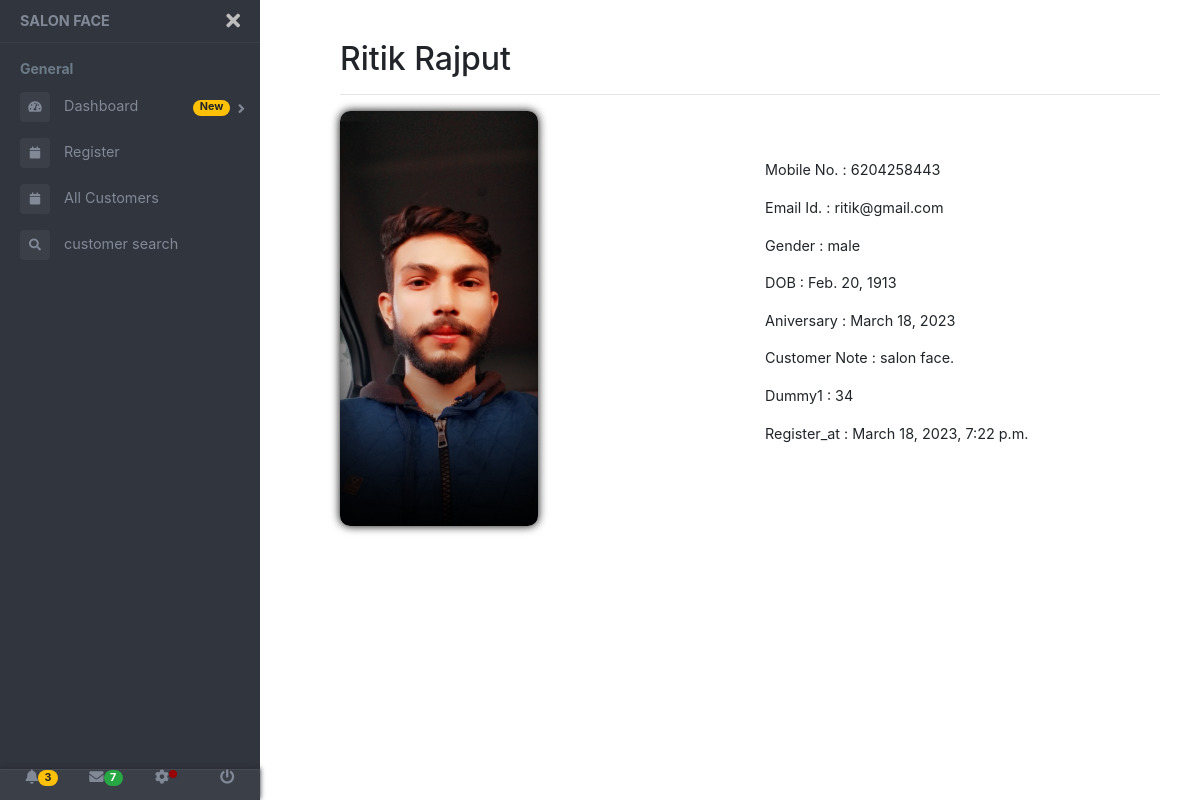
/register/single/2, run on the app's committed database.
### cregister/models.py (models this page shows)
class CustomerTable(models.Model):
    mobNum = models.IntegerField()
    fname = models.CharField(max_length=50)
    lname = models.CharField(max_length=50)
    emailId = models.EmailField(max_length=255,blank=True)
    gender = models.CharField(max_length=10,blank=True)
    dob = models.DateField(null=True)
    aniversary = models.DateField(null=True)
    customerNote = models.TextField(blank=True)
    dummy1 = models.IntegerField(blank=True)
    profilePic = models.FileField(upload_to='profilePic/',blank=True)
    registered_at = models.DateTimeField(auto_now_add=True)

### cregister/views.py (the view)
# urls.py: path('single/<int:idd>',views.singleCustomer,name="single"),
def singleCustomer(request,idd):
    singleObj = CustomerTable.objects.get(id=idd)
    return render(request,'single.html',{'single':singleObj})

### templates/single.html (shortened to what this page needs)
{% extends 'index.html' %}
{% block content %}
 <main class="page-content">
    <div class="container-fluid">
      <h2>{{single.fname}} {{single.lname}}</h2>
      <hr>
        <div class="row">
            <div class="col-6 col-sm-6 col-md-6 col-lg-6">
                <img src="{{single.profilePic.url}}" width = 50%; >
            </div>
            <div class="col-6 col-sm-6 col-md-6 col-lg-6 mt-5">
                <p>Mobile No. : {{single.mobNum}}</p>
                <p>Email Id. : {{single.emailId}}</p>
                <p>Gender : {{single.gender}}</p>
                <p>DOB : {{single.dob}}</p>
                <p>Aniversary : {{single.aniversary}}</p>
                <p>Customer Note : {{single.customerNote}}</p>
                <p>Dummy1 : {{single.dummy1}}</p>
                <p>Register_at : {{single.registered_at}}</p>
            </div>
        </div>
    </div>
  </main>
{% endblock %}

### templates/index.html (style rules this page uses)
body { font-size: 0.9rem; }
.page-wrapper .sidebar-wrapper, .sidebar-wrapper .sidebar-brand > a, .sidebar-wrapper .sidebar-dropdown > a:after, .sidebar-wrapper .sidebar-menu .sidebar-dropdown .sidebar-submenu li a:before, .sidebar-wrapper ul li a i, .page-wrapper .page-content, .sidebar-wrapper .sidebar-search input.search-menu, .sidebar-wrapper .sidebar-search .input-group-text, .sidebar-wrapper .sidebar-menu ul li a, #show-sidebar, #close-sidebar { -webkit-transition: all 0.3s ease; -moz-transition: all 0.3s ease; -ms-transition: all 0.3s ease; -o-transition: all 0.3s ease; transition: all 0.3s ease; }
@media screen and (min-width: 768px) { .page-wrapper.toggled .page-content { padding-left: 300px; } }
.page-wrapper .page-content { display: inline-block; width: 100%; padding-left: 0px; padding-top: 20px; }
.page-wrapper .page-content > div { padding: 20px 40px; }
.page-wrapper .page-content { overflow-x: hidden; }

### templates/single.html (style rules this page uses)
img { box-shadow: 0px 0px 10px black; border-radius : 10px ; }

### data on the page
CustomerTable: fname "Ritik", lname "Rajput", profilePic (picture), mobNum "6204258443", emailId "ritik@gmail.com", gender "male", dob "Feb. 20, 1913", aniversary "March 18, 2023", customerNote "salon face.", dummy1 "34", registered_at "March 18, 2023, 7:22 p.m."
